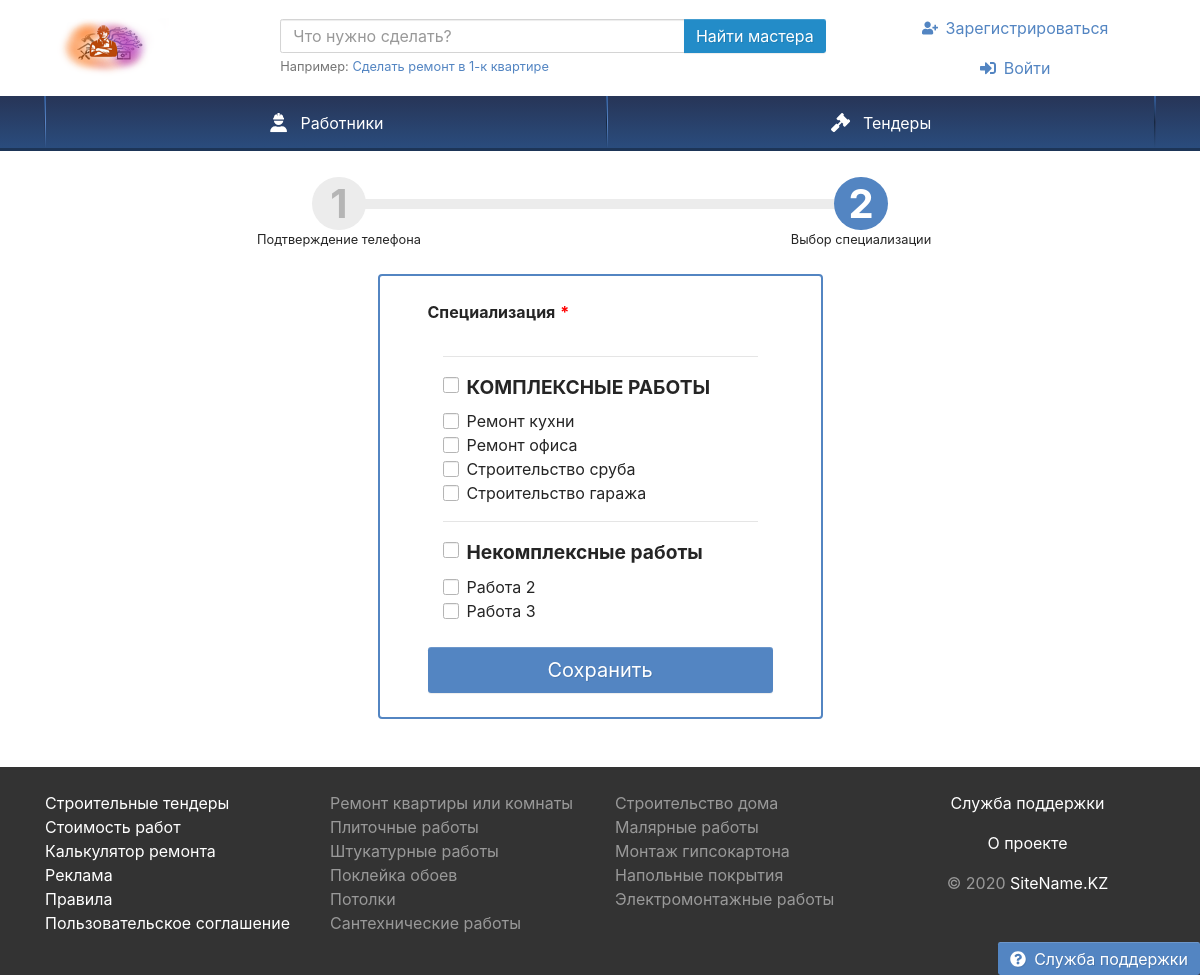
The app's page /register2.php with its own data.
### tables this page shows
CREATE TABLE `speciality` (
  `ID` int(11) NOT NULL,
  `NAME_SPEC` varchar(255) NOT NULL
);

CREATE TABLE `services` (
  `ID` int(11) NOT NULL,
  `NAME_SERV` varchar(255) NOT NULL,
  `SPECID` int(11) NOT NULL
);

### register2.php (the view, shortened to what this page needs)
<!DOCTYPE html>
<html>
<head>
<link rel="stylesheet" href="Theme/css/steps.css">
<link rel="stylesheet" href="Theme/css/site.css">
</head>
<body id="body">
    <header>
        <div class="container">
            <div class="row align-items-center d-none d-lg-flex">
                <div class="col-auto py-2 pr-0">
                    <a href="first.html"><img src="Theme/images/rabotniki.png" height="60" alt="SiteName.KZ"></a>
                </div>
                <div class="col">
                    <form action="#tender" method="post">
                        <div class="input-group">
                            <input id="need" name="need" type="text" class="form-control" placeholder="Что нужно сделать?">
                            <div class="input-group-append">
                                <button class="btn btn-secondary" type="submit">Найти мастера</button>
                            </div>
                        </div>
                    </form>
                    <small class="text-muted">
                        Например: <a href="#" onclick="$('#need').val($(this).text()).focus(); return false;">Сделать ремонт в 1-к квартире</a>
                    </small>
                </div>
                <div class="col-auto">
                        <ul class="my-2 flex-column nav" style="width: 280px; margin-left: 1.2rem;">
                            <li class="nav-item text-center">
                                <a class="nav-link" href="register.html">
                                    <svg class="mr-2 i is-user-plus"><use xlink:href="#s-user-plus"></use></svg>Зарегистрироваться</a>
                            </li>
                            <li class="nav-item text-center">
                                <a class="nav-link" href="login.html">
                                    <svg class="mr-2 i is-sign-in-alt"><use xlink:href="#s-sign-in-alt"></use></svg>Войти</a>
                                </li>
                        </ul>
                </div>
            </div>
        </div>
    </header>
    <nav id="menu" class="navbar-main navbar-expand-lg navbar">
        <div class="container">
            <div id="menu-collapse" class="offcanvas-collapse  navbar-collapse">
                <ul class="nav">
                    <li class="nav-item">
                        <a class="nav-link" href="catalog.html">
                            <svg class="mr-3 mr-lg-2 i is-user-hard-hat"><use xlink:href="#s-user-hard-hat"></use></svg>
                            Работники
                        </a>
                    </li>
                    <li class="nav-item">
                        <a class="nav-link" href="tender.html">
                            <svg class="mr-3 mr-lg-2 i is-gavel"><use xlink:href="#s-gavel"></use></svg>
                            Тендеры
                        </a>
                    </li>
                </ul>
            </div>
        </div>
    </nav>
    <div class="container pt-3 mb-5">
        <div id="w0" class="mb-4 px-lg-5 steps">
            <div class="step-progress" style="width: 50%; margin-left: 25%;">
            </div>
            <div class="row">
                <div class="col-6 step "><div class="step-num">1</div>
                    <div class="step-text">Подтверждение телефона</div>
                </div>
                <div class="col-6 step active">
                    <div class="step-num">2</div>
                    <div class="step-text">Выбор специализации</div>
                </div>
            </div>
        </div>
    <div class="row justify-content-center">
        <div class="col-sm-9 col-md-7 col-lg-6 col-xl-5">
            <div class="card border-2 border-primary">
                <div class="card-body px-4 px-sm-5 py-4">
                    <form id="signup" action="#" method="post">
                        <div class="form-group field-signup-username required">
                            <label for="signup-username">Специализация</label>
                            <div class="col-sm-12">
            <div class="my-4">
           <div>
               <?php  require_once 'conn.php';
               $query ="SELECT * FROM `speciality`";
               $result = mysqli_query($link, $query) or die("Ошибка " . mysqli_error($link));
               $rows = mysqli_fetch_all($result, MYSQLI_ASSOC);
                foreach ($rows as $row) {
                 $v = $row['ID'];
               ?>
               <hr/>
            <div class="custom-control custom-checkbox">
                <label class="custom-control-label" for="i35"><h4><b><?php echo $row['NAME_SPEC']; ?></b></h4></label>
            </div>
            <?php
              $query2 = "SELECT * FROM `services` WHERE SPECID = $v";
              $result2 = mysqli_query($link, $query2) or die("Ошибка " . mysqli_error($link));
              $rows2 = mysqli_fetch_all($result2, MYSQLI_ASSOC);
              foreach($rows2 as $roww) {
              ?>
<div>
                    <div class="custom-control custom-checkbox">
                        <label class="custom-control-label" for="<?php echo $roww['ID']; ?>"><?php echo $roww['NAME_SERV']; ?></label>
                    </div>
                </div>
              <?php
      }  } ?>
            </div>
    </div>
                            </div>
                        </div>
                        <input type="button" class="btn btn-primary btn-lg btn-block register2" value="Сохранить"/>
                    </form>
                </div>
            </div>
        </div>
    </div>
    </div>
    <a class="btn btn-primary position-fixed d-none d-lg-inline-block" href="#" style="bottom: 0; right: 0; z-index: 1040;"><svg class="mr-2 i is-question-circle"><use xlink:href="#s-question-circle"></use></svg>Служба поддержки</a>
    <footer class="bg-black">
          <div class="container text-white-50 py-4">
              <div class="row">
                  <div class="mb-lg-3 text-center text-lg-left col-sm-12 col-lg-4 col-xl-3">
                      <ul class="d-none d-lg-block flex-column nav"><li class="nav-item"><a class="text-white" href="#">Строительные тендеры</a></li>
                          <li class="nav-item"><a class="text-white" href="#">Стоимость работ</a></li>
                          <li class="nav-item"><a class="text-white" href="#">Калькулятор ремонта</a></li>
                      </ul>
                      <ul class="flex-column nav"><li class="nav-item"><a class="text-white" href="#" rel="nofollow">Реклама</a></li>
                          <li class="nav-item"><a class="text-white" href="#" rel="nofollow">Правила</a></li>
                          <li class="nav-item"><a class="text-white" href="#" rel="nofollow">Пользовательское соглашение</a></li>
                      </ul>
                  </div>
                  <div class="d-none d-lg-block col-lg-8 col-xl-6">
                      <div class="row">
                          <div class="col-lg-6"><a class="text-white-50" href="#">Ремонт квартиры или комнаты</a></div>
                          <div class="col-lg-6"><a class="text-white-50" href="#">Строительство дома</a></div>
                          <div class="col-lg-6"><a class="text-white-50" href="#">Плиточные работы</a></div>
                          <div class="col-lg-6"><a class="text-white-50" href="#">Малярные работы</a></div>
                          <div class="col-lg-6"><a class="text-white-50" href="#">Штукатурные работы</a></div>
                          <div class="col-lg-6"><a class="text-white-50" href="#">Монтаж гипсокартона</a></div>
                          <div class="col-lg-6"><a class="text-white-50" href="#">Поклейка обоев</a></div>
                          <div class="col-lg-6"><a class="text-white-50" href="#">Напольные покрытия</a></div>
                          <div class="col-lg-6"><a class="text-white-50" href="#">Потолки</a></div>
                          <div class="col-lg-6"><a class="text-white-50" href="#">Электромонтажные работы</a></div>
                          <div class="col-lg-6"><a class="text-white-50" href="#">Сантехнические работы</a></div>
                      </div>
                  </div>
                  <div class="col-xl-3 text-center">
                      <a class="d-block mb-lg-3 text-white" href="#" rel="nofollow">Служба поддержки</a>
                      <a class="d-block mb-3 text-white" href="#">О проекте</a>
                      © 2020 <a class="text-white" href="#">SiteName.KZ</a>
                  </div>
              </div>
          </div>
    </footer>
      </body>
  </html>

### Theme/css/steps.css (style rules this page uses)
.steps { padding-top: 1.9791666667rem; text-align: center; }
.steps .row { margin-top: -1.9791666667rem; }
.step { display: inline-block; padding: 0 !important; }
.step-num { color: #b5b5b5; display: inline-block; font-size: 2.5rem; width: 3.3333333333rem; line-height: 2.5rem; font-weight: bold; padding: 0.4166666667rem; background-color: #ececec; border-radius: 50%; }
.step-text { font-size: 0.8rem; }
.step.active .step-num { background-color: #5385c2; color: white; }
.step-progress { background-color: #ececec; padding: 0; }

### records on screen
speciality: NAME_SPEC "КОМПЛЕКСНЫЕ РАБОТЫ"
services: NAME_SERV "Ремонт кухни"
services: NAME_SERV "Ремонт офиса"
services: NAME_SERV "Строительство сруба"
services: NAME_SERV "Строительство гаража"
speciality: NAME_SPEC "Некомплексные работы"
services: NAME_SERV "Работа 2"
services: NAME_SERV "Работа 3"
